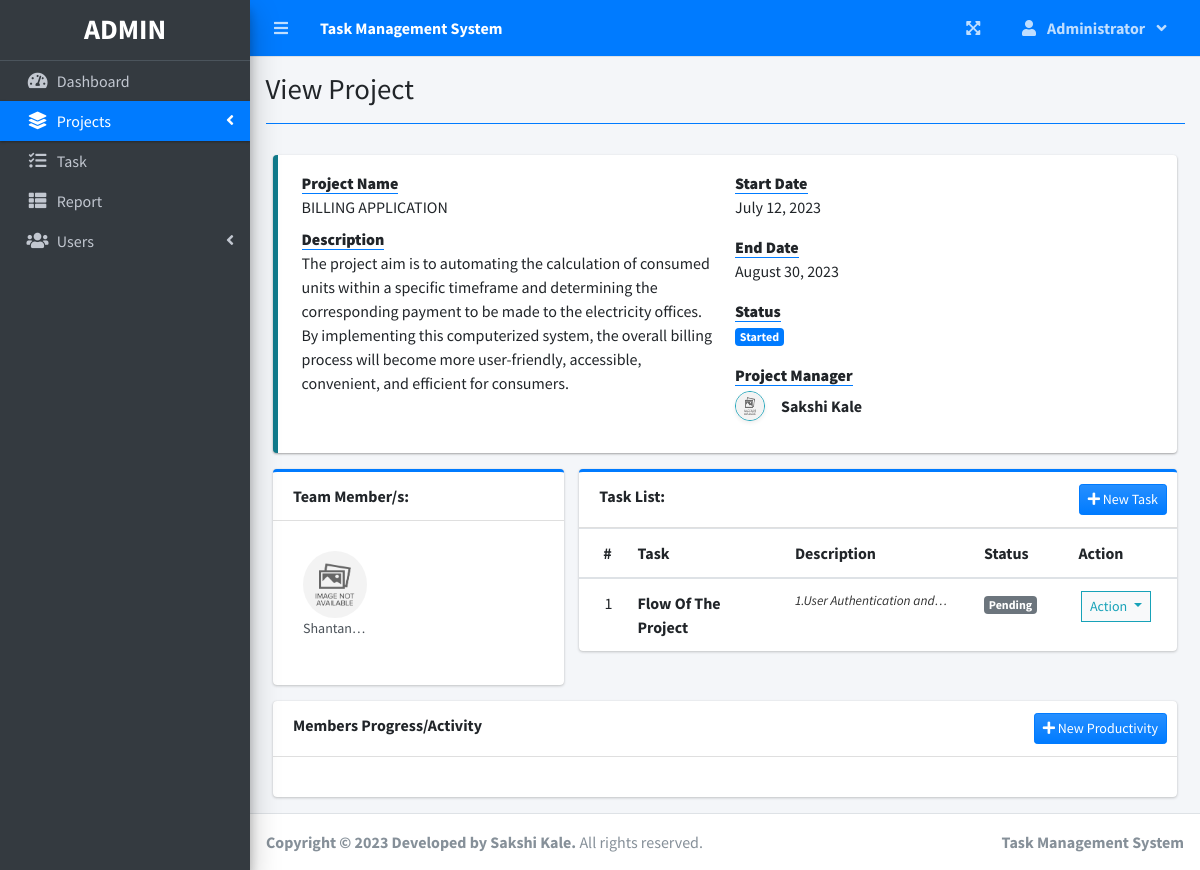
The page /index.php?page=view_project&id=3 (signed in) on the database its author committed.
### tables this page shows
CREATE TABLE `users` (
  `id` int(30) NOT NULL,
  `firstname` varchar(200) NOT NULL,
  `lastname` varchar(200) NOT NULL,
  `email` varchar(200) NOT NULL,
  `password` text NOT NULL,
  `type` tinyint(1) NOT NULL DEFAULT 2 COMMENT '1 = admin, 2 = staff',
  `avatar` text NOT NULL DEFAULT 'no-image-available.png',
  `date_created` datetime NOT NULL DEFAULT current_timestamp()
);

CREATE TABLE `task_list` (
  `id` int(30) NOT NULL,
  `project_id` int(30) NOT NULL,
  `task` varchar(200) NOT NULL,
  `description` text NOT NULL,
  `status` tinyint(4) NOT NULL,
  `date_created` datetime NOT NULL DEFAULT current_timestamp()
);

### view_project.php (the view, shortened to what this page needs)
<?php
include 'db_connect.php';
$stat = array("Pending","Started","On-Progress","On-Hold","Over Due","Done");
$qry = $conn->query("SELECT * FROM project_list where id = ".$_GET['id'])->fetch_array();
$cprog = $conn->query("SELECT * FROM task_list where project_id = {$id} and status = 3")->num_rows;
$prod = $conn->query("SELECT * FROM user_productivity where project_id = {$id}")->num_rows;
if($status == 0 && strtotime(date('Y-m-d')) >= strtotime($start_date)):
if($prod  > 0  || $cprog > 0)
  $status = 2;
else
  $status = 1;
elseif($status == 0 && strtotime(date('Y-m-d')) > strtotime($end_date)):
$status = 4;
endif;
$manager = $conn->query("SELECT *,concat(firstname,' ',lastname) as name FROM users where id = $manager_id");
$manager = $manager->num_rows > 0 ? $manager->fetch_array() : array();
?>
<div class="col-lg-12">
	<div class="row">
		<div class="col-md-12">
			<div class="callout callout-info">
				<div class="col-md-12">
					<div class="row">
						<div class="col-sm-6">
							<dl>
								<dt><b class="border-bottom border-primary">Project Name</b></dt>
								<dd><?php echo ucwords($name) ?></dd>
								<dt><b class="border-bottom border-primary">Description</b></dt>
								<dd><?php echo html_entity_decode($description) ?></dd>
							</dl>
						</div>
						<div class="col-md-6">
							<dl>
								<dt><b class="border-bottom border-primary">Start Date</b></dt>
								<dd><?php echo date("F d, Y",strtotime($start_date)) ?></dd>
							</dl>
							<dl>
								<dt><b class="border-bottom border-primary">End Date</b></dt>
								<dd><?php echo date("F d, Y",strtotime($end_date)) ?></dd>
							</dl>
							<dl>
								<dt><b class="border-bottom border-primary">Status</b></dt>
								<dd>
									<?php
									  if($stat[$status] =='Pending'){
									  	echo "<span class='badge badge-secondary'>{$stat[$status]}</span>";
									  }elseif($stat[$status] =='Started'){
									  	echo "<span class='badge badge-primary'>{$stat[$status]}</span>";
									  }elseif($stat[$status] =='On-Progress'){
									  	echo "<span class='badge badge-info'>{$stat[$status]}</span>";
									  }elseif($stat[$status] =='On-Hold'){
									  	echo "<span class='badge badge-warning'>{$stat[$status]}</span>";
									  }elseif($stat[$status] =='Over Due'){
									  	echo "<span class='badge badge-danger'>{$stat[$status]}</span>";
									  }elseif($stat[$status] =='Done'){
									  	echo "<span class='badge badge-success'>{$stat[$status]}</span>";
									  }
									?>
								</dd>
							</dl>
							<dl>
								<dt><b class="border-bottom border-primary">Project Manager</b></dt>
								<dd>
									<?php if(isset($manager['id'])) : ?>
									<div class="d-flex align-items-center mt-1">
										<img class="img-circle img-thumbnail p-0 shadow-sm border-info img-sm mr-3" src="assets/uploads/<?php echo $manager['avatar'] ?>" alt="Avatar">
										<b><?php echo ucwords($manager['name']) ?></b>
									</div>
									<?php else: ?>
										<small><i>Manager Deleted from Database</i></small>
									<?php endif; ?>
								</dd>
							</dl>
						</div>
					</div>
				</div>
			</div>
		</div>
	</div>
	<div class="row">
		<div class="col-md-4">
			<div class="card card-outline card-primary">
				<div class="card-header">
					<span><b>Team Member/s:</b></span>
				</div>
				<div class="card-body">
					<ul class="users-list clearfix">
						<?php
						if(!empty($user_ids)):
							$members = $conn->query("SELECT *,concat(firstname,' ',lastname) as name FROM users where id in ($user_ids) order by concat(firstname,' ',lastname) asc");
							while($row=$members->fetch_assoc()):
						?>
								<li>
			                        <img src="assets/uploads/<?php echo $row['avatar'] ?>" alt="User Image">
			                        <a class="users-list-name" href="javascript:void(0)"><?php echo ucwords($row['name']) ?></a>
		                    	</li>
						<?php
							endwhile;
						endif;
						?>
					</ul>
				</div>
			</div>
		</div>
		<div class="col-md-8">
			<div class="card card-outline card-primary">
				<div class="card-header">
					<span><b>Task List:</b></span>
					<?php if($_SESSION['login_type'] != 3): ?>
					<div class="card-tools">
						<button class="btn btn-primary bg-gradient-primary btn-sm" type="button" id="new_task"><i class="fa fa-plus"></i> New Task</button>
					</div>
				<?php endif; ?>
				</div>
				<div class="card-body p-0">
					<div class="table-responsive">
					<table class="table table-condensed m-0 table-hover">
						<colgroup>
							<col width="5%">
							<col width="25%">
							<col width="30%">
							<col width="15%">
							<col width="15%">
						</colgroup>
						<thead>
							<th>#</th>
							<th>Task</th>
							<th>Description</th>
							<th>Status</th>
							<th>Action</th>
						</thead>
						<tbody>
							<?php
							$i = 1;
							$tasks = $conn->query("SELECT * FROM task_list where project_id = {$id} order by task asc");
							while($row=$tasks->fetch_assoc()):
								$trans = get_html_translation_table(HTML_ENTITIES,ENT_QUOTES);
								unset($trans["\""], $trans["<"], $trans[">"], $trans["<h2"]);
								$desc = strtr(html_entity_decode($row['description']),$trans);
								$desc=str_replace(array("<li>","</li>"), array("",", "), $desc);
							?>
								<tr>
			                        <td class="text-center"><?php echo $i++ ?></td>
			                        <td class=""><b><?php echo ucwords($row['task']) ?></b></td>
			                        <td class=""><p class="truncate"><?php echo strip_tags($desc) ?></p></td>
			                        <td>
			                        	<?php
			                        	if($row['status'] == 1){
									  		echo "<span class='badge badge-secondary'>Pending</span>";
			                        	}elseif($row['status'] == 2){
									  		echo "<span class='badge badge-primary'>On-Progress</span>";
			                        	}elseif($row['status'] == 3){
									  		echo "<span class='badge badge-success'>Done</span>";
			                        	}
			                        	?>
			                        </td>
			                        <td class="text-center">
										<button type="button" class="btn btn-default btn-sm btn-flat border-info wave-effect text-info dropdown-toggle" data-toggle="dropdown" aria-expanded="true">
					                      Action
					                    </button>
									</td>
		                    	</tr>
							<?php
							endwhile;
							?>
						</tbody>
					</table>
					</div>
				</div>
			</div>
		</div>
	</div>
	<div class="row">
		<div class="col-md-12">
			<div class="card">
				<div class="card-header">
					<b>Members Progress/Activity</b>
					<div class="card-tools">
						<button class="btn btn-primary bg-gradient-primary btn-sm" type="button" id="new_productivity"><i class="fa fa-plus"></i> New Productivity</button>
					</div>
				</div>
				<div class="card-body">
				</div>
			</div>
		</div>
	</div>
</div>

### index.php (shortened to what this page needs)
<!DOCTYPE html>
<html lang="en">
<?php
	include 'header.php'
?>
<body class="hold-transition sidebar-mini layout-fixed layout-navbar-fixed layout-footer-fixed">
<div class="wrapper">
  <?php include 'topbar.php' ?>
  <?php include 'sidebar.php' ?>
  <div class="content-wrapper">
    <div class="content-header">
      <div class="container-fluid">
        <div class="row mb-2">
          <div class="col-sm-6">
            <h1 class="m-0"><?php echo $title ?></h1>
          </div>
        </div>
            <hr class="border-primary">
      </div>
    </div>
    <section class="content">
      <div class="container-fluid">
         <?php
            $page = isset($_GET['page']) ? $_GET['page'] : 'home';
            if(!file_exists($page.".php")){
                include '404.html';
            }else{
            include $page.'.php';
            }
          ?>
      </div>
    </section>
  </div>
  <footer class="main-footer">
    <strong>Copyright &copy; 2023 <a >Developed by Sakshi Kale</a>.</strong>
    All rights reserved.
    <div class="float-right d-none d-sm-inline-block">
      <b><?php echo $_SESSION['system']['name'] ?></b>
    </div>
  </footer>
</div>
</body>
</html>

### header.php (shortened to what this page needs)
<head>
  <?php
  $title = isset($_GET['page']) ? ucwords(str_replace("_", ' ', $_GET['page'])) : "Home";
  ?>
  <link rel="stylesheet" href="assets/plugins/fontawesome-free/css/all.min.css">
  <link rel="stylesheet" href="assets/plugins/overlayScrollbars/css/OverlayScrollbars.min.css">
  <link rel="stylesheet" href="assets/plugins/datatables-bs4/css/dataTables.bootstrap4.min.css">
  <link rel="stylesheet" href="assets/plugins/datatables-responsive/css/responsive.bootstrap4.min.css">
  <link rel="stylesheet" href="assets/plugins/datatables-buttons/css/buttons.bootstrap4.min.css">
  <link rel="stylesheet" href="assets/plugins/select2/css/select2.min.css">
  <link rel="stylesheet" href="assets/plugins/select2-bootstrap4-theme/select2-bootstrap4.min.css">
  <link rel="stylesheet" href="assets/plugins/sweetalert2-theme-bootstrap-4/bootstrap-4.min.css">
  <link rel="stylesheet" href="assets/plugins/toastr/toastr.min.css">
  <link rel="stylesheet" href="assets/plugins/dropzone/min/dropzone.min.css">
  <link rel="stylesheet" href="assets/dist/css/jquery.datetimepicker.min.css">
  <link rel="stylesheet" href="assets/plugins/icheck-bootstrap/icheck-bootstrap.min.css">
  <link rel="stylesheet" href="assets/plugins/bootstrap4-toggle/css/bootstrap4-toggle.min.css">
  <link rel="stylesheet" href="assets/dist/css/adminlte.min.css">
  <link rel="stylesheet" href="assets/dist/css/styles.css">
  <link rel="stylesheet" href="assets/plugins/summernote/summernote-bs4.min.css">
</head>

### topbar.php (shortened to what this page needs)
<nav class="main-header navbar navbar-expand navbar-primary navbar-dark ">
  <ul class="navbar-nav">
    <?php if(isset($_SESSION['login_id'])): ?>
    <li class="nav-item">
      <a class="nav-link" data-widget="pushmenu" href="" role="button"><i class="fas fa-bars"></i></a>
    </li>
  <?php endif; ?>
    <li>
      <a class="nav-link text-white"  href="./" role="button"> <large><b><?php echo $_SESSION['system']['name'] ?></b></large></a>
    </li>
  </ul>
  <ul class="navbar-nav ml-auto">
    <li class="nav-item">
      <a class="nav-link" data-widget="fullscreen" href="#" role="button">
        <i class="fas fa-expand-arrows-alt"></i>
      </a>
    </li>
   <li class="nav-item dropdown">
          <a class="nav-link"  data-toggle="dropdown" aria-expanded="true" href="javascript:void(0)">
            <span>
              <div class="d-felx badge-pill">
                <span class="fa fa-user mr-2"></span>
                <span><b><?php echo ucwords($_SESSION['login_firstname']) ?></b></span>
                <span class="fa fa-angle-down ml-2"></span>
              </div>
            </span>
          </a>
    </li>
  </ul>
</nav>

### sidebar.php (shortened to what this page needs)
<aside class="main-sidebar sidebar-dark-primary elevation-4">
  <div class="dropdown">
 	<a href="./" class="brand-link">
      <?php if($_SESSION['login_type'] == 1): ?>
      <h3 class="text-center p-0 m-0"><b>ADMIN</b></h3>
      <?php else: ?>
      <h3 class="text-center p-0 m-0"><b>USER</b></h3>
      <?php endif; ?>
  </a>
  </div>
  <div class="sidebar pb-4 mb-4">
    <nav class="mt-2">
      <ul class="nav nav-pills nav-sidebar flex-column nav-flat" data-widget="treeview" role="menu" data-accordion="false">
        <li class="nav-item dropdown">
          <a href="./" class="nav-link nav-home">
            <i class="nav-icon fas fa-tachometer-alt"></i>
            <p>
              Dashboard
            </p>
          </a>
        </li>
        <li class="nav-item">
          <a href="#" class="nav-link nav-edit_project nav-view_project">
            <i class="nav-icon fas fa-layer-group"></i>
            <p>
              Projects
              <i class="right fas fa-angle-left"></i>
            </p>
          </a>
        </li>
        <li class="nav-item">
              <a href="./index.php?page=task_list" class="nav-link nav-task_list">
                <i class="fas fa-tasks nav-icon"></i>
                <p>Task</p>
              </a>
        </li>
        <?php if($_SESSION['login_type'] != 3): ?>
         <li class="nav-item">
              <a href="./index.php?page=reports" class="nav-link nav-reports">
                <i class="fas fa-th-list nav-icon"></i>
                <p>Report</p>
              </a>
        </li>
        <?php endif; ?>
        <?php if($_SESSION['login_type'] == 1): ?>
        <li class="nav-item">
          <a href="#" class="nav-link nav-edit_user">
            <i class="nav-icon fas fa-users"></i>
            <p>
              Users
              <i class="right fas fa-angle-left"></i>
            </p>
          </a>
        </li>
      <?php endif; ?>
      </ul>
    </nav>
  </div>
</aside>

### view_project.php (style rules this page uses)
.users-list>li img { border-radius: 50%; height: 67px; width: 67px; object-fit: cover; }
.users-list>li { width: 33.33% !important }
.truncate { -webkit-line-clamp:1 !important; }

### rows shown on the page
users: avatar (placeholder picture)
users: avatar (placeholder picture), name "Shantan…"
task_list: task "Flow Of The Project", description "1.User Authentication…", status "Pending"

### other values the page prints
$_SESSION['system']['name'] "Task Management System"
$_SESSION['login_firstname'] "Administrator"
$title "View Project"
$name "BILLING APPLICATION"
date("F d, Y",strtotime($start_date)) "July 12, 2023"
date("F d, Y",strtotime($end_date)) "August 30, 2023"
$stat[$status] "Started"
$manager['name'] "Sakshi Kale"
